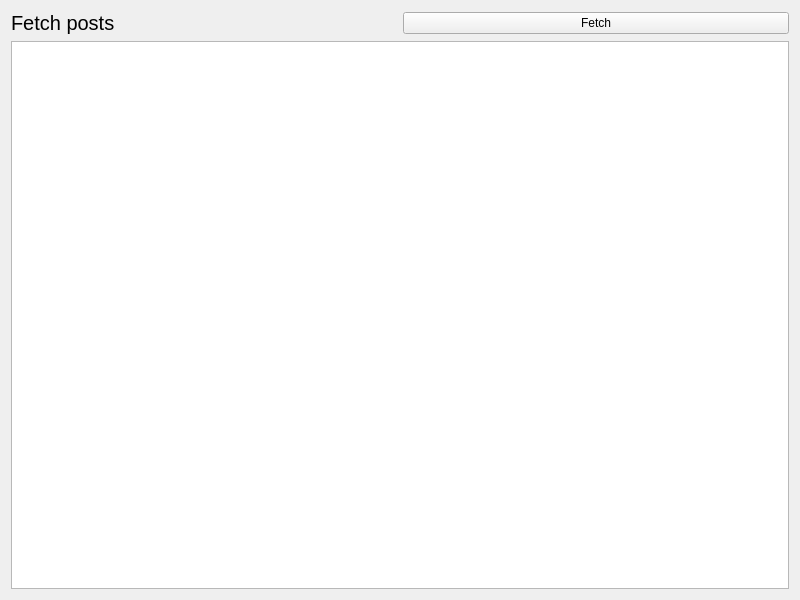
<?xml version="1.0" encoding="UTF-8"?>
<ui version="4.0">
 <class>Widget</class>
 <widget class="QWidget" name="Widget">
  <property name="geometry">
   <rect>
    <x>0</x>
    <y>0</y>
    <width>800</width>
    <height>600</height>
   </rect>
  </property>
  <property name="windowTitle">
   <string>Widget</string>
  </property>
  <layout class="QVBoxLayout" name="verticalLayout">
   <item>
    <layout class="QHBoxLayout" name="horizontalLayout">
     <item>
      <widget class="QLabel" name="label">
       <property name="font">
        <font>
         <pointsize>15</pointsize>
        </font>
       </property>
       <property name="text">
        <string>Fetch posts</string>
       </property>
      </widget>
     </item>
     <item>
      <widget class="QPushButton" name="fetchButton">
       <property name="text">
        <string>Fetch</string>
       </property>
      </widget>
     </item>
    </layout>
   </item>
   <item>
    <widget class="QListWidget" name="listWidget"/>
   </item>
  </layout>
 </widget>
 <resources/>
 <connections/>
</ui>
